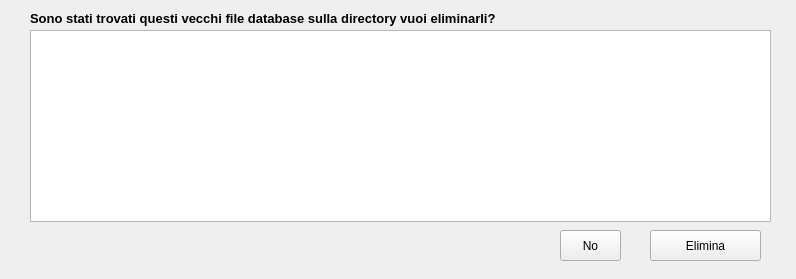
<?xml version="1.0" encoding="UTF-8"?>
<ui version="4.0">
 <class>Form</class>
 <widget class="QWidget" name="Form">
  <property name="geometry">
   <rect>
    <x>0</x>
    <y>0</y>
    <width>796</width>
    <height>279</height>
   </rect>
  </property>
  <property name="windowTitle">
   <string>AO</string>
  </property>
  <widget class="QLabel" name="label">
   <property name="geometry">
    <rect>
     <x>30</x>
     <y>10</y>
     <width>721</width>
     <height>16</height>
    </rect>
   </property>
   <property name="font">
    <font>
     <pointsize>10</pointsize>
     <weight>75</weight>
     <bold>true</bold>
    </font>
   </property>
   <property name="text">
    <string>Sono stati trovati questi vecchi file database sulla directory vuoi eliminarli?</string>
   </property>
  </widget>
  <widget class="QPushButton" name="pushButton">
   <property name="geometry">
    <rect>
     <x>650</x>
     <y>230</y>
     <width>111</width>
     <height>31</height>
    </rect>
   </property>
   <property name="text">
    <string>Elimina</string>
   </property>
  </widget>
  <widget class="QPushButton" name="pushButton_2">
   <property name="geometry">
    <rect>
     <x>560</x>
     <y>230</y>
     <width>61</width>
     <height>31</height>
    </rect>
   </property>
   <property name="text">
    <string>No</string>
   </property>
  </widget>
  <widget class="QListWidget" name="listWidget">
   <property name="geometry">
    <rect>
     <x>30</x>
     <y>30</y>
     <width>741</width>
     <height>192</height>
    </rect>
   </property>
  </widget>
 </widget>
 <resources/>
 <connections>
  <connection>
   <sender>pushButton_2</sender>
   <signal>clicked()</signal>
   <receiver>Form</receiver>
   <slot>mantieni_files()</slot>
   <hints>
    <hint type="sourcelabel">
     <x>587</x>
     <y>243</y>
    </hint>
    <hint type="destinationlabel">
     <x>518</x>
     <y>242</y>
    </hint>
   </hints>
  </connection>
  <connection>
   <sender>pushButton</sender>
   <signal>clicked()</signal>
   <receiver>Form</receiver>
   <slot>elimina_files()</slot>
   <hints>
    <hint type="sourcelabel">
     <x>700</x>
     <y>241</y>
    </hint>
    <hint type="destinationlabel">
     <x>770</x>
     <y>242</y>
    </hint>
   </hints>
  </connection>
 </connections>
 <slots>
  <slot>elimina_files()</slot>
  <slot>mantieni_files()</slot>
 </slots>
</ui>
